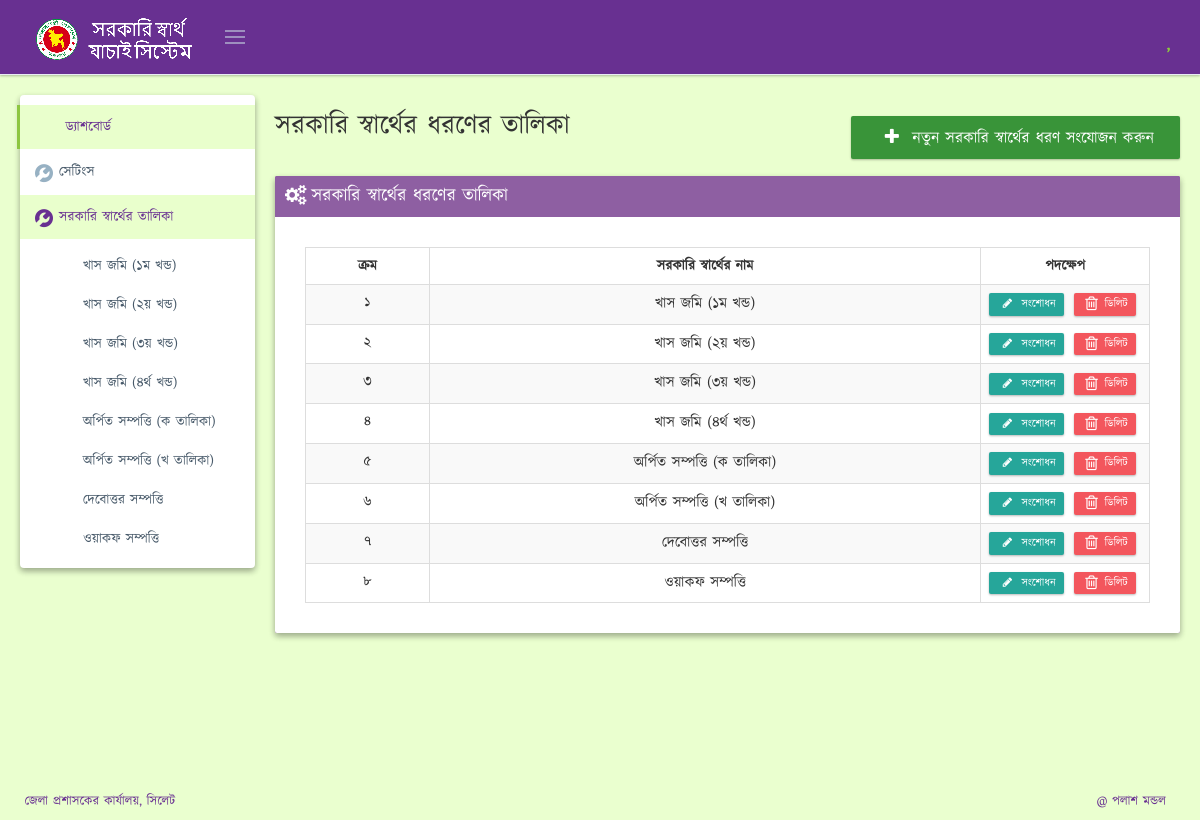
The app's page /interest.php (signed in), older data.
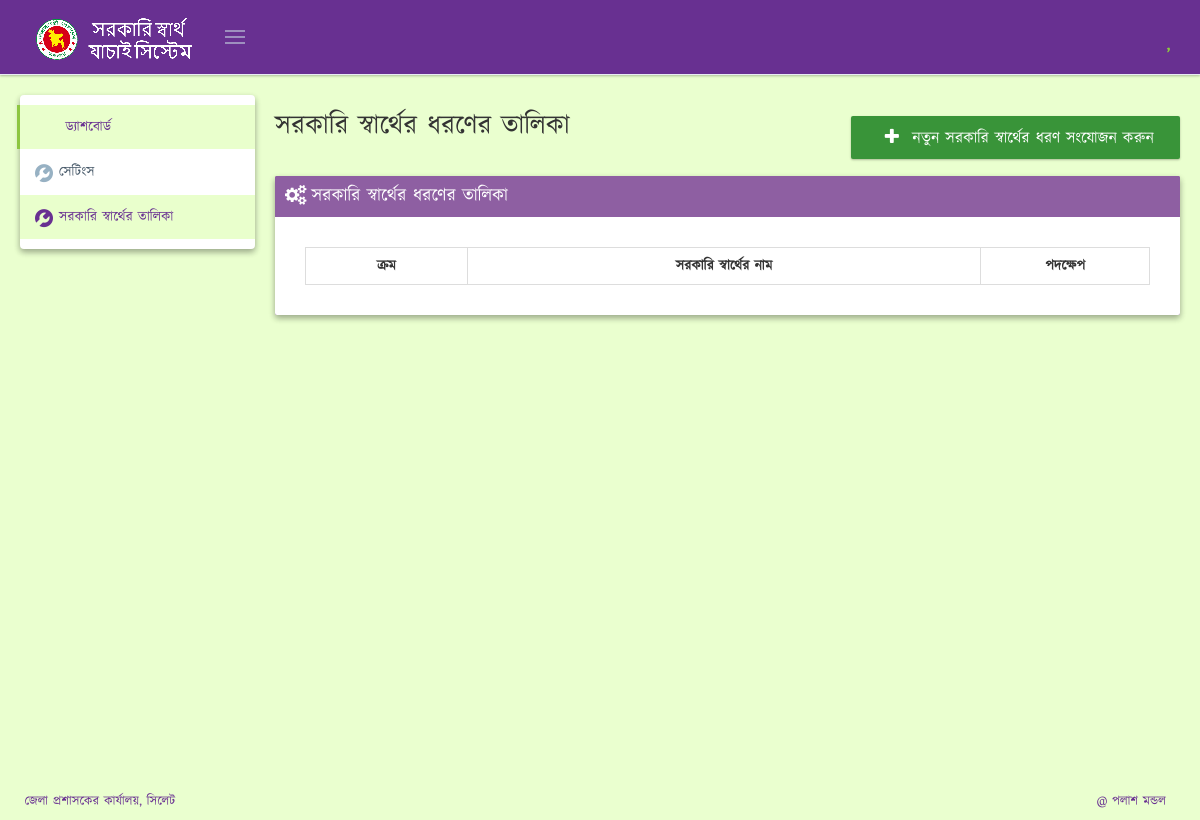
The same page, newer data.
### tables this page shows
CREATE TABLE IF NOT EXISTS `interest` (
  `interest_id` int(11) NOT NULL AUTO_INCREMENT,
  `interest_name` varchar(120) DEFAULT NULL,
  PRIMARY KEY (`interest_id`) USING BTREE,
  KEY `id` (`interest_id`) USING BTREE
);

### interest.php (the view, shortened to what the changed rows need)
<!DOCTYPE html>
<html lang="en" class="no-js">
<?php include 'header.php'; ?>
<body class="page-header-fixed page-sidebar-closed-hide-logo page-sidebar-closed-hide-logo"
      oncontextmenu="return false;">
<?php include('top_nav.php'); ?>
<div class="page-container">
    <?php include 'sidebar.php'; ?>
    <div class="page-content-wrapper">
        <div class="page-content" style="min-height:588px">
            <div class="row">
                <div class="col-md-12">
                    <div id="ajax-content">
                        <div class="page-head">
                            <div class="row" style="margin-bottom: 15px;">
                                <div class="col-md-6">
                                    <div class="page-title">
                                        <h2 style="margin-top: 0px;"> সরকারি স্বার্থের ধরণের তালিকা</h2>
                                    </div>
                                </div>
                            </div>
                        </div>
                        <div class="row">
                            <div class="col-md-12">
                                <div class="portlet purple box">
                                    <div class="portlet-body">
                                        <div style="font-size: 15px; text-align: justify;margin: 20px;">
                                            <table class="table table-striped table-bordered table-hover" id="sample_6">
                                                <thead>
                                                <tr>
                                                    <th style="text-align: center;">ক্রম</th>
                                                    <th style="text-align: center;">সরকারি স্বার্থের নাম</th>
                                                    <th style="text-align: center;" width="20%">পদক্ষেপ</th>
                                                </tr>
                                                </thead>
                                                <tbody>
                                                <?php
                                                $interest_query = "SELECT * FROM `interest` ORDER BY `interest_id` ASC";
                                                $interest_result = mysqli_query($conn, $interest_query);
                                                $i = 1;
                                                while ($info2 = mysqli_fetch_array($interest_result)) {
                                                    echo ' <tr style=""> <td style="text-align: center;" class="numeric_bangla">' . $i . '</td> <td style="text-align: center;">';
                                                    echo $info2['interest_name'] . '</td> <td class="text-center"> <a href="/interest_edit.php?interest_id=' . $info2['interest_id'];
                                                    echo '" class="btn btn-primary btn-xs label-success" title="সংশোধন"><i class="fa fa-pencil fa-fw"></i> সংশোধন</a>';
                                                    echo   ' <a href="#deleteDataModal-'.$info2['interest_id'].'" class= " btn btn-danger btn-xs" data-toggle="modal" data-id="' .$info2['interest_id'];
                                                    echo '" title="ডিলিট"><i class="fa fa-trash-o fa-lg"></i> ডিলিট</a>
                                                    </td>'; ?>
                                                    </tr>
                                                    <?php
                                                    $i++;
                                                }
                                                ?>
                                                </tbody>
                                            </table>
                                        </div>
                                    </div>
                                </div>
                            </div>
                        </div>
                    </div>
                </div>
            </div>
        </div>
    </div>
</div>
</body>
</html>

### sidebar.php (shortened to what the changed rows need)
<div class="page-sidebar-wrapper">
    <div class="page-sidebar md-shadow-z-2-i  navbar-collapse collapse">
        <ul class="page-sidebar-menu" data-keep-expanded="false" data-auto-scroll="true" data-slide-speed="200">
            <li class="open">
                <ul class="sub-menu" style="display: block;">
            <?php
            include 'config.php';
            $interest_query = "SELECT * FROM `interest` ORDER BY `interest_id` ASC";
            $interest_result = mysqli_query($conn, $interest_query);
            while ($interest_info = mysqli_fetch_array($interest_result)) {
                echo ' <li> ';
                echo ' <a href="/interest_details.php?interest=';
                echo $interest_info['interest_id'];
                echo '" class="service-list" data-s_id="13"><i style="float: left; margin: 2px 6px 4px 7px;" class="icon-book-open"></i><span class="title">';
                echo $interest_info['interest_name'];
                echo "</span>
                </a>
            </li>";
            }
            ?>
                </ul>
        </ul>
    </div>
</div>

Row changes from the older to the newer data that the page shows:
removed interest: interest_name "খাস জমি (১ম খন্ড)"
removed interest: interest_name "খাস জমি (২য় খন্ড)"
removed interest: interest_name "খাস জমি (৩য় খন্ড)"
removed interest: interest_name "খাস জমি (৪র্থ খন্ড)"
removed interest: interest_name "অর্পিত সম্পত্তি (ক তালিকা)"
removed interest: interest_name "অর্পিত সম্পত্তি (খ তালিকা)"
removed interest: interest_name "দেবোত্তর সম্পত্তি"
removed interest: interest_name "ওয়াকফ সম্পত্তি"
